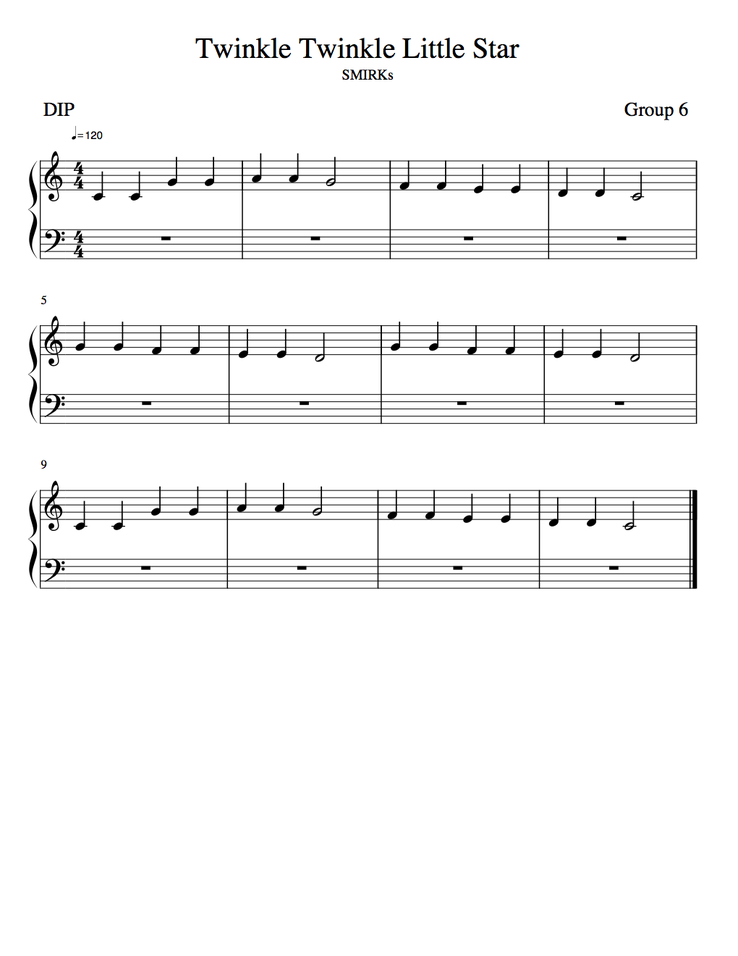
#> input picture Sheet Music for Presentation/Twinkle Twinkle Little Star.png, 738 x 956 px, shrunk from 1020 x 1320 before the run, found by its file name
$ python SMIRKs_v2.py   (older library calls are emulated)
#> lines starting #> are read from the running program, lines starting #| are printed output that depends on the picture; after the words box and inside, x2 and y2 are one past the last pixel; in counts of white or black regions, pixels touching at a corner belong together
### Intelligent Reader using DIP/SMIRKs_head.py
#!/usr/bin/env python3
# -*- coding: utf-8 -*-
"""
Created on Fri Apr 27 19:13:15 2018

@author: jinzhao
"""

import cv2
import numpy as np
import matplotlib.pyplot as plt
import copy
import scipy.ndimage
from collections import Counter


def convert(image):
    '''
    # Attempt 1
    m, n = image.shape

    result = np.zeros((m, n))
    for i in range(m):
        for j in range(n):
            if image[i, j] == 255:
                result[i, j] = 0

            if image[i, j] == 0:
                result[i, j] = 255

    return result
    '''
    # Attempt 2
    result = copy.copy(image)
    result[image == 255] = 0
    result[image == 0] = 255

    return result


def get_most_common(data):
# =============================================================================
#   data_ = sorted(data)

#   half = len(data_) // 2
#   return (data_[half] + data_[half+1]) / 2
# =============================================================================
     most_common = Counter(data).most_common(1)

     return most_common[0][0]


def get_col_hist(img):
    height, width = img.shape
    hist = [0] * width

    for j in range(width):
        hist[j] = np.sum(img[:, j] / 255)

    return hist


def get_staff_lines(img, dash_filter, staff_line_filter):

    # Dilation: Smooth the horizontal lines
    temp = cv2.dilate(img, dash_filter, iterations = 1)
    # Erosion: keep the horizontal lines only
    img_staff_lines = cv2.erode(temp, staff_line_filter, iterations = 1)
    img_staff_lines = cv2.dilate(img_staff_lines, staff_line_filter, iterations = 1)

    height, width = img_staff_lines.shape

    hist_row = [0] * height
    for i in range(height):
        hist_row[i] = np.sum(img_staff_lines[i, :] / 255)

    #plt.figure
    #plt.bar(range(height), hist_row)

    idx_staff = []
    for i in range(height):
        if hist_row[i] > 0.01 * width:
            idx_staff.append(i)

    # Modfiy the index of staff to make sure it only has 5 entries
    idx_staff_new = []
    flag = True
    for i in range(len(idx_staff) - 1):

        if idx_staff[i+1] - idx_staff[i] == 1:
            flag = False
        else:
            flag = True

        if flag:
            idx_staff_new.append(idx_staff[i])

    idx_staff_new.append(idx_staff[-1])

    return img_staff_lines, idx_staff_new

def remove_staff_lines(img, staff_lines):
    image_result = copy.copy(img)

    image_result[staff_lines == 255] = 0

    # Use closing to fill up missing parts
    # tmp = diff_staff // 2
    tmp = 2
    # 1. Vertical closing
    vertical_filter = np.ones([tmp, 1])
    image_result = cv2.dilate(image_result, vertical_filter, iterations = 1)
    image_result = cv2.erode(image_result, vertical_filter, iterations = 1)

    # 2. Horizontal closing
    horizontal_filter = np.ones([1, tmp])
    image_result = cv2.dilate(image_result, horizontal_filter, iterations = 1)
    image_result = cv2.erode(image_result, horizontal_filter, iterations = 1)

    return image_result

def generate_disk_filter(radius):

    L = np.arange(-radius, radius + 1)
    X, Y = np.meshgrid(L, L)
    disk = np.array((X ** 2 + Y ** 2) <= radius ** 2, dtype = 'uint8')

    return disk

def opening(image, mor_filter):

    temp = cv2.erode(image, mor_filter, iterations = 1)
    image_result = cv2.dilate(temp, mor_filter, iterations = 1)

    return image_result

def determine_note_pos(index_staff, moment_row_ind):
    # Add the 6th staff line
    diff_staff = index_staff[1] - index_staff[0]
    index_staff = index_staff + [index_staff[-1] + diff_staff]

    # Partition the staff line
    step = diff_staff // 4

    if moment_row_ind >= index_staff[5]-step and moment_row_ind < index_staff[5]+step:
        return 1 #Do
    if moment_row_ind >= index_staff[4]+step and moment_row_ind < index_staff[5]-step:
        return 2 #Re
    if moment_row_ind >= index_staff[4]-step and moment_row_ind < index_staff[4]+step:
        return 3 #Mi
    if moment_row_ind >= index_staff[3]+step and moment_row_ind < index_staff[4]-step:
        return 4 #Fa
    if moment_row_ind >= index_staff[3]-step and moment_row_ind < index_staff[3]+step:
        return 5 #Sol
    if moment_row_ind >= index_staff[2]+step and moment_row_ind < index_staff[3]-step:
        return 6 #La
    if moment_row_ind >= index_staff[2]-step and moment_row_ind < index_staff[2]+step:
        return 7 #Ti

    if moment_row_ind >= index_staff[1]+step and moment_row_ind < index_staff[2]-step:
        return 8 #Do
    if moment_row_ind >= index_staff[1]-step and moment_row_ind < index_staff[1]+step:
        return 9 #Re
    if moment_row_ind >= index_staff[0]+step and moment_row_ind < index_staff[1]-step:
        return 10 #Mi
    if moment_row_ind >= index_staff[0]-step and moment_row_ind < index_staff[0]+step:
        return 11 #Fa

def compute_moments(contours):
    n_notes = len(contours)
    moments = np.empty((0, 2))

    for i in range(n_notes):
        cnt = contours[i]
        M = cv2.moments(cnt)
        col_ind = int(M['m10']/M['m00'])
        row_ind = int(M['m01']/M['m00'])  # We only care about its row index
        centroid = np.array([row_ind, col_ind])
        moments = np.vstack((moments, centroid))

    tmp_arg = np.argsort(moments[:, 1])
    moments = moments[tmp_arg]

    return moments

def determine_edge(hist, median):
    width = len(hist)

    count = 0
    for i in range(width):
        if hist[i] > median and count == 0:
            count += 1
            start = i - 1

        if hist[i] <= median and count == 1:
            end = i
            break
    return start, end

### Intelligent Reader using DIP/SMIRKs_v2.py
#!/usr/bin/env python3
# -*- coding: utf-8 -*-
"""
Created on Mon Apr 16 23:01:58 2018

@author: jinzhao
"""
import cv2
import numpy as np
import matplotlib.pyplot as plt
import copy
import scipy.ndimage
from SMIRKs_head import *

# ===== ===== ===== ===== ===== ===== ===== ===== ===== ===== ===== =====
# Setup
# ===== ===== ===== ===== ===== ===== ===== ===== ===== ===== ===== =====
img = cv2.imread('Twinkle Twinkle Little Star.png')
#> img is the input picture: shape (956, 738, 3); mean B, G, R 245.7, 245.7, 245.7
img_gray = cv2.cvtColor(img, cv2.COLOR_BGR2GRAY)
(thresh, img_bw) = cv2.threshold(img_gray, 128, 255, cv2.THRESH_BINARY | cv2.THRESH_OTSU)
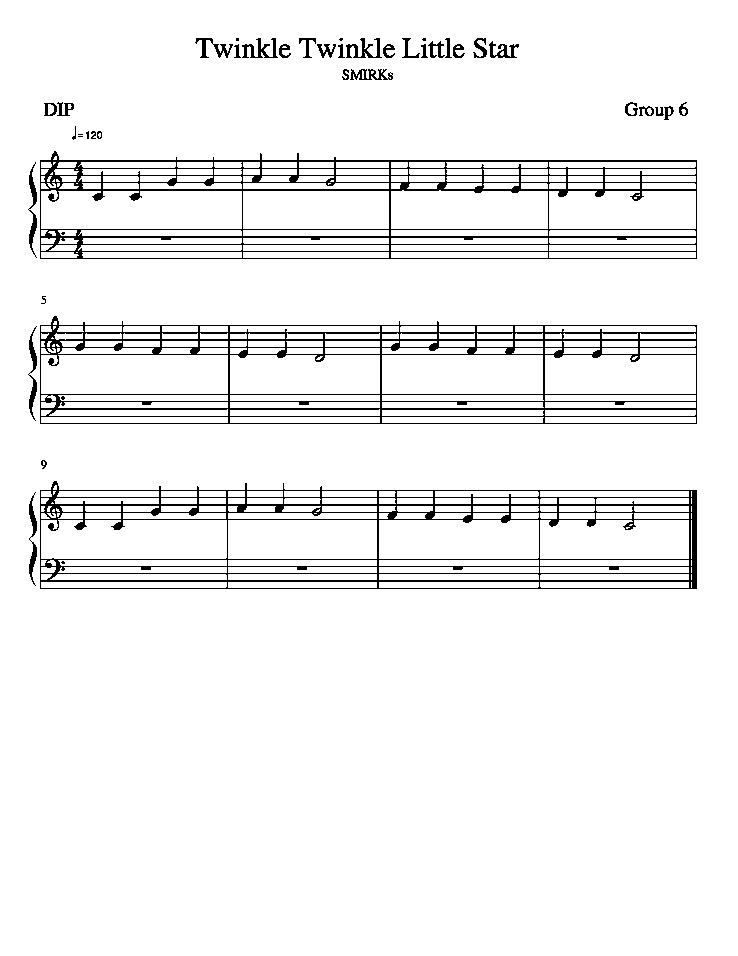
#> img_bw: shape (956, 738); 94.8% white; black in thin lines or dots, all inside (x1, y1, x2, y2) = (28, 38, 697, 589)
#> thresh = 177
img_bw = convert(img_bw)
height, width = img_bw.shape

cv2.imshow('test', img_bw)
cv2.waitKey(1)
cv2.destroyAllWindows()

# ===== ===== ===== ===== ===== ===== ===== ===== ===== ===== ===== =====
#  Define some filters
# ===== ===== ===== ===== ===== ===== ===== ===== ===== ===== ===== =====
dash_filter = np.ones([1, 2])
staff_line_filter = np.ones([1, width//10])

# ===== ===== ===== ===== ===== ===== ===== ===== ===== ===== ===== =====
#  Partition the image into individual staff lines
# ===== ===== ===== ===== ===== ===== ===== ===== ===== ===== ===== =====

img_staff_lines, idx_staff = get_staff_lines(img_bw, dash_filter, staff_line_filter)
#> in get_staff_lines, `img_staff_lines = cv2.dilate(img_staff_lines, staff_line_filter, itera..`:
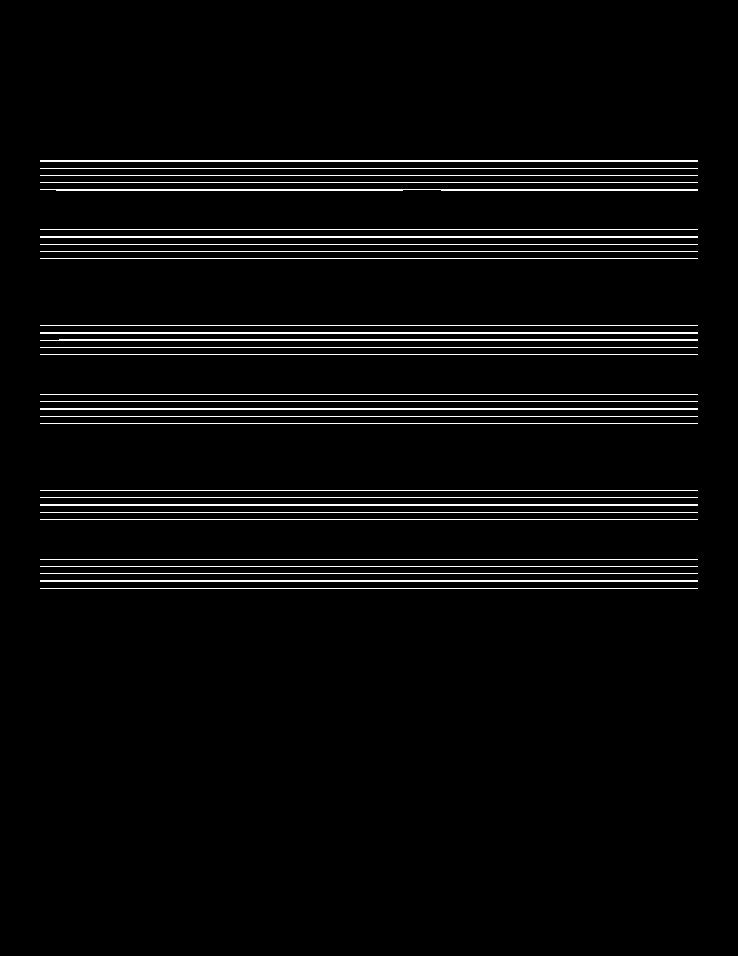
#> img_staff_lines: shape (956, 738); 3.5% white in thin lines or dots, all inside (x1, y1, x2, y2) = (40, 160, 698, 589)
#> after the loop in get_staff_lines, `for i in range(height):`: hist_row = 956 values, max 658 at index 160, min 0 at index 0, mean 26.08
#> after the loop in get_staff_lines, `for i in range(height):`: idx_staff = 38 values from 160 to 588
#> the loop in get_staff_lines, `for i in range(len(idx_staff) - 1): ` made 37 passes
#> flag on passes 1 to 8: False, True, True, True, True, False, True, True
#> after the loop in get_staff_lines, `for i in range(len(idx_staff) - 1):`: idx_staff_new = 29 values from 161 to 581
#> idx_staff = 30 values from 161 to 588

cv2.imshow('test', img_bw)
cv2.imshow('test1', img_staff_lines)
cv2.waitKey(1)
cv2.destroyAllWindows()

num_staff = len(idx_staff) // 5
#> num_staff = 6
diff_staff = (idx_staff[4] - idx_staff[0])  // 4
#> diff_staff = 7

img_div_set = []
for i in range(num_staff):
    idx_start = idx_staff[5*i] - 2 * diff_staff
    idx_end = idx_staff[5*i+4] + 2 * diff_staff

    if idx_start < 0:
        idx_start = 0

    if idx_end > height:
        idx_end = height

    img_div = img_bw[idx_start:idx_end, :]
    img_div_set.append(img_div)
#> this loop made 6 passes
#> pass 1, `img_div = img_bw[idx_start:idx_end, :]`:
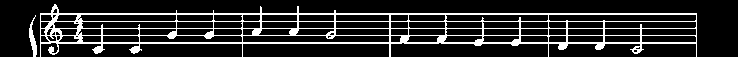
#> img_div: shape (57, 738); 15.5% white in thin lines or dots, all inside (x1, y1, x2, y2) = (29, 4, 697, 57)
#> after the loop, img_div_set = 6 items


# Show!
for i in range(len(img_div_set)):
    cv2.imshow('test'+str(i), img_div_set[i])
#> this loop made 6 passes

cv2.waitKey(1)
cv2.destroyAllWindows()

# ----- ----- ----- ----- ----- ----- ----- ----- ----- ----- ----- -----
# Only keep the main part of staff line
# ----- ----- ----- ----- ----- ----- ----- ----- ----- ----- ----- -----
for it in range(len(img_div_set)):
    img_div = img_div_set[it]
    hei_div, wid_div = img_div.shape

    hist_col = [0] * wid_div
    for j in range(wid_div):
        hist_col[j] = np.sum(img_div[:, j] / 255)

    # Get the most common element in hist_col, which corresponds to the staff line
    median = get_most_common(hist_col)

    # Find the right and left edge of the staff
    # Right edge
    for i in range(wid_div):

        if hist_col[i] == 0:
            if hist_col[i+2] == median:
                right_start = i
                right_end = i+2
                break

            if hist_col[i+3] == median:
                right_start = i
                right_end = i+3
                break

    # Left edge
    for i in range(wid_div//2, wid_div):

        if hist_col[i] == 0:
            left_end = i - 1
            break

    for i in range(wid_div//2, left_end)[::-1]:

        if hist_col[i] == median:
            left_start = i
            break

    img_tmp = img_div[:, right_end : left_start]
    img_div_set[it] = img_div[:, right_end : left_start]
#> this loop made 6 passes
#> (most_common in get_most_common, median) on passes 1 to 6: ([(7, 466)], 7), ([(6, 580)], 6), ([(7, 469)], 7), ([(6, 586)], 6), ([(6, 471)], 6), ([(6, 582)], 6)

# Show!
for i in range(len(img_div_set)):
    cv2.imshow('test'+str(i), img_div_set[i])
cv2.waitKey(1)
cv2.destroyAllWindows()

# ===== ===== ===== ===== ===== ===== ===== ===== ===== ===== ===== =====
# Process each staff line individually
# ===== ===== ===== ===== ===== ===== ===== ===== ===== ===== ===== =====

# ===== ===== ===== ===== ===== ===== ===== ===== ===== ===== ===== =====
# 1. Determine the type of clef (treble or bass)
# ===== ===== ===== ===== ===== ===== ===== ===== ===== ===== ===== =====

output_clef = [] # The length of the output should be same as len(img_division_set)

for it in range(len(img_div_set)):
    img_div = img_div_set[it]
    hei_div, wid_div = img_div.shape

    div_staff_lines, idx_staff_set = get_staff_lines(img_div, dash_filter, staff_line_filter)

    hist_col = [0] * wid_div
    for j in range(wid_div):
        hist_col[j] = np.sum(img_div[:, j] / 255)

    # Get median from hist_col
    median = get_most_common(hist_col)

    # Find the right and left edge of the clef
    clef_start, clef_end = determine_edge(hist_col, median)


    staff_5 = idx_staff_set[-1]
    staff_4 = idx_staff_set[-2]
    area = (staff_5 - staff_4) * (clef_end - clef_start)

    n_pixels = 0
    for i in range(staff_4, staff_5):
        for j in range(clef_start, clef_end):
            if img_div[i, j] == 255:
                n_pixels += 1

    density = n_pixels / area
    if density > 0.25:
        type_clef = 1; # Treble
    else:
         type_clef = 0; # Bass

    #output_clef.append(type_clef)

    # Deal with the special situation when the type of clef is 'bass'

    if type_clef == 0:
         count = 0
         for i in range(clef_end, wid_div):
             if hist_col[i] > median and count == 0:
                 count += 1
             if hist_col[i] <= median and count == 1:
                 clef_end = i
                 break


    #img_tmp = img_div[:, clef_end : -1]
    # After determine the type of clef, we no longer need them.
    img_div_set[it] = img_div[:, clef_end : -1]
#> this loop made 6 passes
#> (wid_div, idx_staff_set, most_common in get_most_common, median, clef_start, staff_4) on passes 1 to 6: (653, [14, 21, 28, 35, 43], [(7, 465)], 7, 2, 35), (653, [14, 22, 29, 36, 43], [(6, 579)], 6, 3, 36), (651, [14, 22, 29, 36, 43], [(7, 468)], 7, 1, 36), (653, [14, 21, 29, 36, 43], [(6, 585)], 6, 3, 36), (650, [14, 21, 29, 36, 43], [(6, 470)], 6, 2, 36), (650, [14, 21, 28, 36, 43], [(6, 581)], 6, 3, 36)
#> img_div: shape (57, 650); 11.8% white in thin lines or dots, all inside (x1, y1, x2, y2) = (0, 0, 650, 44)

# Show!
for i in range(len(img_div_set)):
    cv2.imshow('test'+str(i), img_div_set[i])

# =============================================================================
# cv2.imshow('test', img_bw)
# cv2.imshow('test1', img_tmp)
# =============================================================================
cv2.waitKey(1)
cv2.destroyAllWindows()


# ===== ===== ===== ===== ===== ===== ===== ===== ===== ===== ===== =====
# 2. Delete Beats and key signature before notes
# (This part would be used to detect the type of key signatures (sharp or flat) and the Beats in the future)
# ===== ===== ===== ===== ===== ===== ===== ===== ===== ===== ===== =====

# Only the 1st and 2nd staff line (1st segmentation and 2nd segmentation) are taken into consideration
for it in range(0, 2):
    img_div = img_div_set[it]
    hei_div, wid_div = img_div.shape

    div_staff_lines, idx_staff_set = get_staff_lines(img_div, dash_filter, staff_line_filter)
    diff_staff = idx_staff_set[1] - idx_staff_set[0]

    horizontal_filter = np.ones([1, diff_staff])
    img_tmp = cv2.dilate(img_div, horizontal_filter, iterations = 1)

    hist_tmp = get_col_hist(img_tmp)
    hist_div = get_col_hist(img_div)
    median = get_most_common(hist_div)
    key_start, key_end = determine_edge(hist_tmp, median)

    img_div_set[it] = img_div[:, key_end+1 : -1]
#> this loop made 2 passes
#> (idx_staff_set, diff_staff, most_common in get_most_common, median, key_start, key_end) on passes 1 to 2: ([14, 21, 28, 35, 43], 7, [(7, 461)], 7, 7, 23), ([14, 22, 29, 36, 43], 8, [(6, 565)], 6, 74, 92)
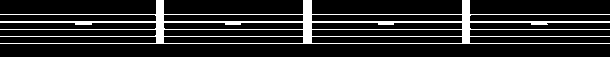
#> img_tmp: shape (57, 610); 13.7% white; 1 white region, box (x1, y1, x2, y2) and area: (0, 0, 610, 44) 4747

# Show!!!
for i in range(len(img_div_set)):
    cv2.imshow('test'+str(i), img_div_set[i])
# cv2.imshow('test1', img_tmp)
cv2.imshow('test_bw', img_bw)
cv2.waitKey(1)
cv2.destroyAllWindows()


# ===== ===== ===== ===== ===== ===== ===== ===== ===== ===== ===== =====
# 2. Determine the position and type of each note
# ===== ===== ===== ===== ===== ===== ===== ===== ===== ===== ===== =====

output_note_pos = []
output_note_type = []
for it in range(len(img_div_set)):
    # ===== ===== ===== ===== ===== ===== ===== ===== ===== ===== ===== =====
    # Detect types
    # ===== ===== ===== ===== ===== ===== ===== ===== ===== ===== ===== =====
    img_div = img_div_set[it]
    div_staff_lines, idx_staff = get_staff_lines(img_div, dash_filter, staff_line_filter)
    diff_staff = idx_staff[1] - idx_staff[0]

    # ----- ----- ----- ----- ----- ----- ----- ----- ----- ----- ----- -----
    # a) Detect quarter and eighth notes
    # ----- ----- ----- ----- ----- ----- ----- ----- ----- ----- ----- -----

    # Quarter note + Eighth note
    disk_filter = generate_disk_filter(diff_staff//2.5)
    img_note1 = opening(img_div, disk_filter)
    im1, contours1, hierarchy1 = cv2.findContours(img_note1, cv2.RETR_EXTERNAL, cv2.CHAIN_APPROX_SIMPLE)

    moments1 = compute_moments(contours1)

    # Sequential Eighth notes
    disk_filter = generate_disk_filter(diff_staff//4)
    img_note3 = opening(img_div, disk_filter)
    im3, contours3, hierarchy3 = cv2.findContours(img_note3, cv2.RETR_EXTERNAL, cv2.CHAIN_APPROX_SIMPLE)

    contour_area_set = []
    for i in range(len(contours3)):
        cnt = contours3[i]
        area = cv2.contourArea(cnt)
        contour_area_set.append(area)

    median = np.median(contour_area_set)
    std = np.std(contour_area_set)

    contour_dash = []
    canvas = np.zeros((img_note3.shape))
    for i in range(len(contours3)):
        if contour_area_set[i] > median + 1.3 * std:
            contour_dash.append(contours3[i])

    cv2.drawContours(canvas, contour_dash, -1, 1)
    moments_dash = compute_moments(contour_dash)

    # ----- ----- ----- ----- ----- ----- ----- ----- ----- ----- ----- -----
    # b) Detect whole and half notes
    # ----- ----- ----- ----- ----- ----- ----- ----- ----- ----- ----- -----
    staff_line_filter = np.ones([1, 20])
    staff_lines, idx_staff = get_staff_lines(img_div, dash_filter, staff_line_filter)

    # Deal with the half and whole note below the 5th line
    #staff_lines = cv2.dilate(staff_lines, staff_line_filter, iterations = 1)

    img_note = remove_staff_lines(img_div, staff_lines)
    #img_note_ = cv2.dilate(img_note, np.ones((2, 2)), iterations = 1)
    img_note_fill = scipy.ndimage.binary_fill_holes(img_note).astype('uint8')
    img_note_fill[img_note_fill == 1] = 255
    img_note2 = img_note_fill - img_note

    disk1 = generate_disk_filter(diff_staff // 4)
    disk2 = generate_disk_filter(diff_staff // 2.5)
    tmp = cv2.erode(img_note2, disk1, iterations = 1)
    img_note_new = cv2.dilate(tmp, disk2, iterations = 1)

    im2, contours2, hierarchy2 = cv2.findContours(img_note_new, cv2.RETR_EXTERNAL, cv2.CHAIN_APPROX_SIMPLE)
    moments2 = compute_moments(contours2)

    # ===== ===== ===== ===== ===== ===== ===== ===== ===== ===== ===== =====
    # 1) Determine the position
    # ===== ===== ===== ===== ===== ===== ===== ===== ===== ===== ===== =====

    # Sort to make sure the notes are in order
    moments = np.vstack((moments1, moments2))
    tmp_arg = np.argsort(moments[:, 1])
    moments = moments[tmp_arg]

    note_pos = []
    for i in range(len(moments)):
        row_idx = moments[i, 0]
        output = determine_note_pos(idx_staff, row_idx)
        note_pos.append(output)

    output_note_pos.append(note_pos)

    # ===== ===== ===== ===== ===== ===== ===== ===== ===== ===== ===== =====
    # 2) Determine the type
    # ===== ===== ===== ===== ===== ===== ===== ===== ===== ===== ===== =====

    # Quarter and eighth note
    n_note1 = moments1.shape[0]
    note_type1 = np.column_stack((moments1[:, 1], [4] * n_note1))

    for i in range(len(moments_dash)):
        for j in range(len(moments1)-1):
            if moments1[j, 1] < moments_dash[i, 1] and moments1[j+1, 1] > moments_dash[i, 1]:
                note_type1[j, 1] = 8
                note_type1[j+1, 1] = 8
                break

    # Half note
    n_note2 = moments2.shape[0]
    note_type2 = np.column_stack((moments2[:, 1], [2] * n_note2))

    # Combine and sort
    note_type = np.vstack((note_type1, note_type2))

    tmp_arg = np.argsort(note_type[:, 0])
    note_type = note_type[tmp_arg]

    # Add to output
    note_type = list(note_type[:, 1])
    output_note_type.append(note_type)
#> this loop made 6 passes
#> (median, std) on passes 4, 6: (4, 8.29), (3, 8.05)
#> pass 1, in get_staff_lines (call 10), `img_staff_lines = cv2.dilate(img_staff_lines, staff_line_filter, itera..`:
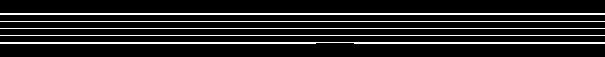
#> img_staff_lines: shape (57, 605); 12.2% white in thin lines or dots, all inside (x1, y1, x2, y2) = (0, 13, 605, 44)
#> pass 1, in opening, `temp = cv2.erode(image, mor_filter, iterations = 1)`:
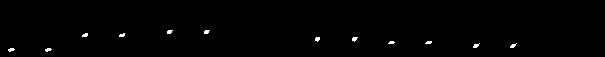
#> temp: shape (57, 605); 0.65% white; 12 white regions (10 under 20 px), largest, box (x1, y1, x2, y2) and area: (352, 37, 358, 42) 20, (473, 43, 480, 48) 20
#> after the loop:
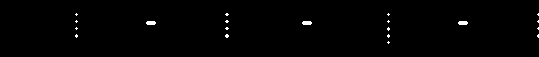
#> img_note3: shape (57, 539); 0.7% white; 20 white regions (17 under 20 px), largest, box (x1, y1, x2, y2) and area: (146, 21, 156, 25) 36, (302, 21, 312, 25) 36, (458, 21, 468, 25) 36
#> after the loop, output_note_pos = [[1, 1, 5, 5, 6, 6, 5, 4, 4, 3, 3, 2, 2], [], [5, 5, 4, 4, 3, 3, 5, 5, 4, 4, 3, 3], [], [1, 1, 5, 5, 6, 6, 5, 4, 4, 3, 3, 2, 2], []]; output_note_type = [[8, 8, 4, 4, 4, 4, 2, 4, 4, 4, 4, 4, 4], [], [4, 4, 4, 4, 4, 4, 4, 4, 4, 4, 4, 4], [], [8, 8, 8, 4, 4, 4, 2, 8, 8, 4, 4, 4, 4], []]


cv2.imshow('test', img_bw)
# =============================================================================
# cv2.imshow('test0', staff_lines)
# cv2.imshow('test1', img_note_new)
# cv2.imshow('test2', img_div)
# =============================================================================

cv2.waitKey(1)
cv2.destroyAllWindows()
